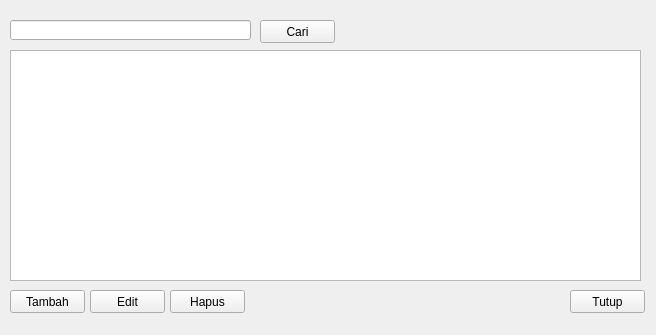
<?xml version="1.0" encoding="UTF-8"?>
<ui version="4.0">
 <class>Form</class>
 <widget class="QWidget" name="Form">
  <property name="geometry">
   <rect>
    <x>0</x>
    <y>0</y>
    <width>656</width>
    <height>335</height>
   </rect>
  </property>
  <property name="windowTitle">
   <string>Data Jadwal</string>
  </property>
  <widget class="QLineEdit" name="searchEdit">
   <property name="geometry">
    <rect>
     <x>10</x>
     <y>20</y>
     <width>241</width>
     <height>20</height>
    </rect>
   </property>
  </widget>
  <widget class="QPushButton" name="cariButton">
   <property name="geometry">
    <rect>
     <x>260</x>
     <y>20</y>
     <width>75</width>
     <height>23</height>
    </rect>
   </property>
   <property name="text">
    <string>Cari</string>
   </property>
  </widget>
  <widget class="QPushButton" name="tambahButton">
   <property name="geometry">
    <rect>
     <x>10</x>
     <y>290</y>
     <width>75</width>
     <height>23</height>
    </rect>
   </property>
   <property name="text">
    <string>Tambah</string>
   </property>
  </widget>
  <widget class="QPushButton" name="ubahButton">
   <property name="geometry">
    <rect>
     <x>90</x>
     <y>290</y>
     <width>75</width>
     <height>23</height>
    </rect>
   </property>
   <property name="text">
    <string>Edit</string>
   </property>
  </widget>
  <widget class="QPushButton" name="hapusButton">
   <property name="geometry">
    <rect>
     <x>170</x>
     <y>290</y>
     <width>75</width>
     <height>23</height>
    </rect>
   </property>
   <property name="text">
    <string>Hapus</string>
   </property>
  </widget>
  <widget class="QPushButton" name="tutupButton">
   <property name="geometry">
    <rect>
     <x>570</x>
     <y>290</y>
     <width>75</width>
     <height>23</height>
    </rect>
   </property>
   <property name="text">
    <string>Tutup</string>
   </property>
  </widget>
  <widget class="QTableView" name="table">
   <property name="geometry">
    <rect>
     <x>10</x>
     <y>50</y>
     <width>631</width>
     <height>231</height>
    </rect>
   </property>
   <property name="selectionMode">
    <enum>QAbstractItemView::SingleSelection</enum>
   </property>
   <property name="selectionBehavior">
    <enum>QAbstractItemView::SelectRows</enum>
   </property>
  </widget>
 </widget>
 <resources/>
 <connections/>
</ui>
